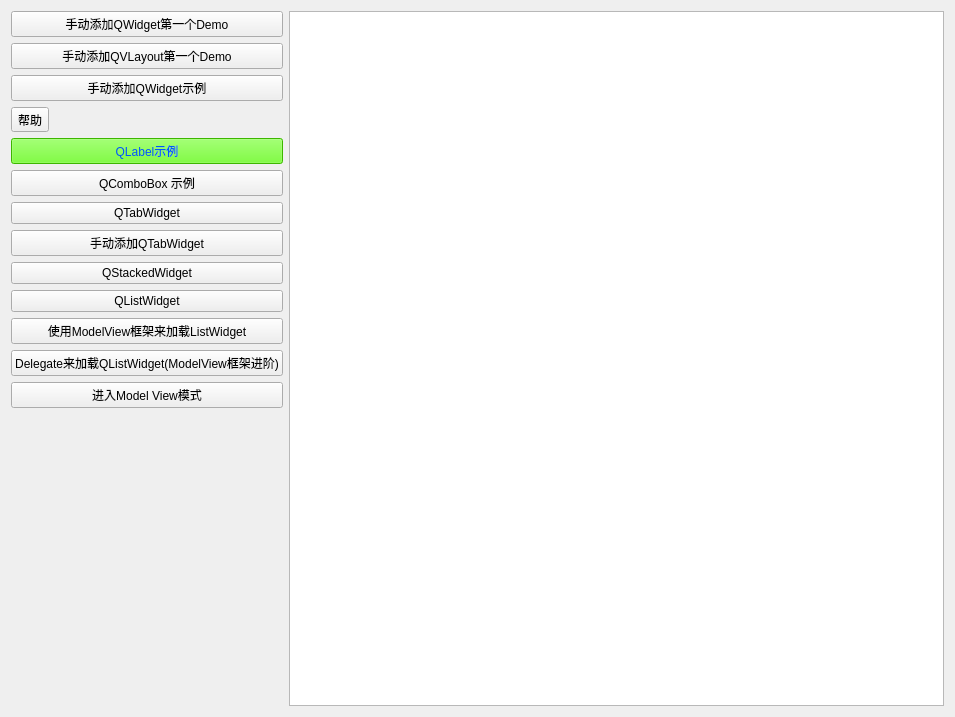
<?xml version="1.0" encoding="UTF-8"?>
<ui version="4.0">
 <class>QtMainWidget</class>
 <widget class="QWidget" name="QtMainWidget">
  <property name="geometry">
   <rect>
    <x>0</x>
    <y>0</y>
    <width>955</width>
    <height>717</height>
   </rect>
  </property>
  <property name="windowTitle">
   <string>QtMainWidget</string>
  </property>
  <property name="styleSheet">
   <string notr="true">font: 14pt &quot;宋体&quot;;</string>
  </property>
  <layout class="QHBoxLayout" name="horizontalLayout">
   <item>
    <layout class="QVBoxLayout" name="verticalLayout">
     <item>
      <widget class="QPushButton" name="btnFirstWidgetByManal">
       <property name="text">
        <string>手动添加QWidget第一个Demo</string>
       </property>
      </widget>
     </item>
     <item>
      <widget class="QPushButton" name="btnFirstLayoutByManal">
       <property name="text">
        <string>手动添加QVLayout第一个Demo</string>
       </property>
      </widget>
     </item>
     <item>
      <widget class="QPushButton" name="btnAddWidgetByCode">
       <property name="text">
        <string>手动添加QWidget示例</string>
       </property>
      </widget>
     </item>
     <item>
      <widget class="QToolButton" name="mpToolButton">
       <property name="text">
        <string>帮助</string>
       </property>
       <property name="icon">
        <iconset>
         <normaloff>image/help.png</normaloff>image/help.png</iconset>
       </property>
       <property name="iconSize">
        <size>
         <width>64</width>
         <height>64</height>
        </size>
       </property>
       <property name="toolButtonStyle">
        <enum>Qt::ToolButtonTextUnderIcon</enum>
       </property>
      </widget>
     </item>
     <item>
      <widget class="QPushButton" name="mpBtnLabel">
       <property name="styleSheet">
        <string notr="true">background-color: rgb(85, 255, 0);
color: rgb(0, 85, 255);
font: 75 14pt &quot;Arial Narrow&quot;;</string>
       </property>
       <property name="text">
        <string>QLabel示例</string>
       </property>
      </widget>
     </item>
     <item>
      <widget class="QPushButton" name="btnComboBox">
       <property name="text">
        <string>QComboBox 示例</string>
       </property>
      </widget>
     </item>
     <item>
      <widget class="QPushButton" name="btnQTabWidget">
       <property name="text">
        <string>QTabWidget</string>
       </property>
      </widget>
     </item>
     <item>
      <widget class="QPushButton" name="btnQTabManual">
       <property name="text">
        <string>手动添加QTabWidget</string>
       </property>
      </widget>
     </item>
     <item>
      <widget class="QPushButton" name="btnQStackWidget">
       <property name="text">
        <string>QStackedWidget</string>
       </property>
      </widget>
     </item>
     <item>
      <widget class="QPushButton" name="mpBtnListWidget">
       <property name="text">
        <string>QListWidget</string>
       </property>
      </widget>
     </item>
     <item>
      <widget class="QPushButton" name="btnQListWidgetByModelView">
       <property name="text">
        <string>使用ModelView框架来加载ListWidget</string>
       </property>
      </widget>
     </item>
     <item>
      <widget class="QPushButton" name="btnQListWidgetByDelegate">
       <property name="text">
        <string>Delegate来加载QListWidget(ModelView框架进阶)</string>
       </property>
      </widget>
     </item>
     <item>
      <widget class="QPushButton" name="btnModelView">
       <property name="text">
        <string>进入Model View模式</string>
       </property>
      </widget>
     </item>
     <item>
      <spacer name="verticalSpacer">
       <property name="orientation">
        <enum>Qt::Vertical</enum>
       </property>
       <property name="sizeHint" stdset="0">
        <size>
         <width>20</width>
         <height>40</height>
        </size>
       </property>
      </spacer>
     </item>
    </layout>
   </item>
   <item>
    <widget class="QListWidget" name="listWidget"/>
   </item>
  </layout>
 </widget>
 <layoutdefault spacing="6" margin="11"/>
 <resources>
  <include location="MyApplication.qrc"/>
 </resources>
 <connections/>
</ui>
